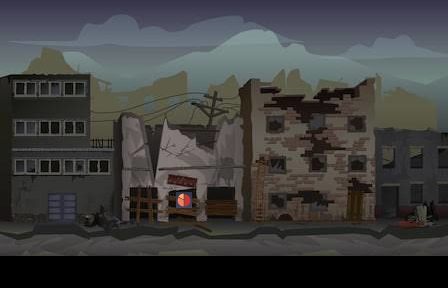

This is a level from a 2D game, rendered from its Tiled map with the project's own tilesets. A one-line summary and the complete map file follow:
An orthogonal 28x18 tile map with 16x16 px tiles, 3 tile layers (bg, obj, d), 1 hidden layer not drawn, 5 tilesets.

<map version="1.4" tiledversion="1.4.3" orientation="orthogonal" renderorder="right-down" width="28" height="18" tilewidth="16" tileheight="16" infinite="0" nextlayerid="9" nextobjectid="1">
 <editorsettings>
  <export target="final_maps/level1/level1.csv" format="csv" />
 </editorsettings>
 <tileset firstgid="1" source="BG.tsx" />
 <tileset firstgid="449" source="WarehouseTileset_Wood.tsx" />
 <tileset firstgid="473" source="main_lev_buildA.tsx" />
 <tileset firstgid="7529" source="pie-chart.tsx" />
 <tileset firstgid="7530" source="../tilesets/WarehouseTileset_Wall.tsx" />
 <layer id="2" name="bg" width="28" height="18">
  <data encoding="csv">
1,2,3,4,5,6,7,8,9,10,11,12,13,14,15,16,17,18,19,20,21,22,23,24,25,26,27,28,
29,30,31,32,33,34,35,36,37,38,39,40,41,42,43,44,45,46,47,48,49,50,51,52,53,54,55,56,
57,58,59,60,61,62,63,64,65,66,67,68,69,70,71,72,73,74,75,76,77,78,79,80,81,82,83,84,
85,86,87,88,89,90,91,92,93,94,95,96,97,98,99,100,101,102,103,104,105,106,107,108,109,110,111,112,
113,114,115,116,117,118,119,120,121,122,123,124,125,126,127,128,129,130,131,132,133,134,135,136,137,138,139,140,
141,142,143,144,145,146,147,148,149,150,151,152,153,154,155,156,157,158,159,160,161,162,163,164,165,166,167,168,
169,170,171,172,173,174,175,176,177,178,179,180,181,182,183,184,185,186,187,188,189,190,191,192,193,194,195,196,
197,198,199,200,201,202,203,204,205,206,207,208,209,210,211,212,213,214,215,216,217,218,219,220,221,222,223,224,
225,226,227,228,229,230,231,232,233,234,235,236,237,238,239,240,241,242,243,244,245,246,247,248,249,250,251,252,
253,254,255,256,257,258,259,260,261,262,263,264,265,266,267,268,269,270,271,272,273,274,275,276,277,278,279,280,
281,282,283,284,285,286,287,288,289,290,291,292,293,294,295,296,297,298,299,300,301,302,303,304,305,306,307,308,
309,310,311,312,313,314,315,316,317,318,319,320,321,322,323,324,325,326,327,328,329,330,331,332,333,334,335,336,
337,338,339,340,341,342,343,344,345,346,347,348,349,350,351,352,353,354,355,356,357,358,359,360,1107,1107,1107,1107,
365,366,367,368,369,370,371,372,373,374,375,376,377,378,379,380,381,382,383,384,385,386,387,388,1191,1191,1191,1191,
393,394,395,396,397,398,399,400,401,402,403,404,405,406,407,408,409,410,411,412,413,414,415,416,417,418,419,420,
421,422,423,424,425,426,427,428,429,430,431,432,433,434,435,436,437,438,439,440,441,442,443,444,445,446,447,448,
0,0,0,0,0,0,0,0,0,0,0,0,0,0,0,0,0,0,0,0,0,0,0,0,0,0,0,0,
0,0,0,0,0,0,0,0,0,0,0,0,0,0,0,0,0,0,0,0,0,0,0,0,0,0,0,0
</data>
 </layer>
 <layer id="4" name="obj" width="28" height="18">
  <data encoding="csv">
1,2,3,4,5,6,7,8,9,10,11,12,13,14,15,16,17,18,19,20,21,22,23,24,25,26,27,28,
29,30,31,32,33,34,35,36,37,38,39,40,41,42,43,44,45,46,47,48,49,50,51,52,53,54,55,56,
57,58,59,60,61,62,63,64,65,66,67,68,69,70,71,72,73,74,75,76,77,78,79,80,81,82,83,84,
85,86,87,88,89,90,91,92,93,94,95,96,97,98,99,100,101,102,103,104,105,106,107,108,109,110,111,112,
113,114,115,116,117,118,119,120,121,122,123,124,125,126,127,128,129,130,131,132,133,134,135,136,137,138,139,140,
141,142,143,144,145,146,147,148,149,150,151,152,153,154,155,156,157,158,159,160,161,162,163,164,165,166,167,168,
169,170,171,172,173,174,175,176,177,178,179,180,181,182,183,184,185,186,187,188,189,190,191,192,193,194,195,196,
197,198,199,200,201,202,203,204,205,206,207,208,209,210,211,212,213,214,215,216,217,218,219,220,221,222,223,224,
225,226,227,228,229,230,231,232,233,234,235,236,237,238,239,240,241,242,243,244,245,246,247,248,249,250,251,252,
253,254,255,256,257,258,259,260,261,262,263,264,265,266,267,268,269,270,271,272,273,274,275,276,277,278,279,280,
281,282,283,284,285,286,287,288,289,290,291,292,293,294,295,296,297,298,299,300,301,302,303,304,305,306,307,308,
309,310,311,312,313,314,315,316,317,318,319,320,321,322,323,324,325,326,327,328,329,330,331,332,333,334,335,336,
337,338,339,340,341,342,343,344,345,346,347,28,349,350,351,352,353,354,355,356,357,358,359,360,361,362,363,364,
365,366,367,368,369,370,371,372,373,374,0,376,377,378,379,380,381,382,383,384,385,386,387,388,389,390,391,392,
393,394,395,396,397,398,399,400,401,402,403,404,405,406,407,408,409,410,411,412,413,414,415,416,417,418,419,420,
421,422,423,424,425,426,427,428,429,430,431,432,433,434,435,436,437,438,439,440,441,442,443,444,445,446,447,448,
0,0,0,0,0,0,0,0,0,0,0,0,0,0,0,0,0,0,0,0,0,0,0,0,0,0,0,0,
0,0,0,0,0,0,0,0,0,0,0,0,0,0,0,0,0,0,0,0,0,0,0,0,0,0,0,0
</data>
 </layer>
 <layer id="8" name="d" width="28" height="18">
  <data encoding="csv">
0,0,0,0,0,0,0,0,0,0,0,0,0,0,0,0,0,0,0,0,0,0,0,0,0,0,0,0,
0,0,0,0,0,0,0,0,0,0,0,0,0,0,0,0,0,0,0,0,0,0,0,0,0,0,0,0,
0,0,0,0,0,0,0,0,0,0,0,0,0,0,0,0,0,0,0,0,0,0,0,0,0,0,0,0,
0,0,0,0,0,0,0,0,0,0,0,0,0,0,0,0,0,0,0,0,0,0,0,0,0,0,0,0,
0,0,0,0,0,0,0,0,0,0,0,0,0,0,0,0,0,0,0,0,0,0,0,0,0,0,0,0,
0,0,0,0,0,0,0,0,0,0,0,0,0,0,0,0,0,0,0,0,0,0,0,0,0,0,0,0,
0,0,0,0,0,0,0,0,0,0,0,0,0,0,0,0,0,0,0,0,0,0,0,0,0,0,0,0,
0,0,0,0,0,0,0,0,0,0,0,0,0,0,0,0,0,0,0,0,0,0,0,0,0,0,0,0,
0,0,0,0,0,0,0,0,0,0,0,0,0,0,0,0,0,0,0,0,0,0,0,0,0,0,0,0,
0,0,0,0,0,0,0,0,0,0,0,0,0,0,0,0,0,0,0,0,0,0,0,0,0,0,0,0,
0,0,0,0,0,0,0,0,0,0,0,0,0,0,0,0,0,0,0,0,0,0,0,0,0,0,0,0,
0,0,0,0,0,0,0,0,0,0,0,0,0,0,0,0,0,0,0,0,0,0,0,0,0,0,0,0,
0,0,0,0,0,0,0,0,0,0,0,7529,0,0,0,0,0,0,0,0,0,0,0,0,0,0,0,0,
0,0,0,0,0,0,0,0,0,0,0,0,0,0,0,0,0,0,0,0,0,0,0,0,0,0,0,0,
0,0,0,0,0,0,0,0,0,0,0,0,0,0,0,0,0,0,0,0,0,0,0,0,0,0,0,0,
0,0,0,0,0,0,0,0,0,0,0,0,0,0,0,0,0,0,0,0,0,0,0,0,0,0,0,0,
0,0,0,0,0,0,0,0,0,0,0,0,0,0,0,0,0,0,0,0,0,0,0,0,0,0,0,0,
0,0,0,0,0,0,0,0,0,0,0,0,0,0,0,0,0,0,0,0,0,0,0,0,0,0,0,0
</data>
 </layer>
 <layer id="1" name="Tile Layer 1" width="28" height="18" visible="0">
  <data encoding="csv">
0,0,0,0,0,0,0,0,0,0,0,0,0,0,0,0,0,0,0,0,0,0,0,0,0,0,0,0,
0,0,0,0,0,0,0,0,0,0,0,0,0,0,0,0,0,0,0,0,0,0,0,0,0,0,0,0,
0,0,0,0,0,0,0,0,0,0,0,0,0,0,0,0,0,0,0,0,0,0,0,0,0,0,0,0,
0,0,0,0,0,0,0,0,0,0,0,0,0,0,0,0,0,0,0,0,0,0,0,0,0,0,0,0,
0,0,0,0,0,0,0,0,0,0,0,0,0,0,0,0,0,0,0,0,0,0,0,0,0,0,0,0,
0,0,0,0,0,0,0,0,0,0,0,0,0,0,0,0,0,0,0,0,0,0,0,0,0,0,0,0,
0,0,0,0,0,0,0,0,0,0,0,0,0,0,0,0,0,0,0,0,0,0,0,0,0,0,0,0,
0,0,0,0,0,0,0,0,0,0,0,0,0,0,0,0,0,0,0,0,0,0,0,0,0,0,6325,1610618398,
0,0,0,0,0,0,0,0,0,0,0,0,0,0,0,0,0,0,0,0,0,0,0,0,0,6325,1610618398,6339,
0,0,0,0,0,0,0,0,0,0,0,0,0,0,0,0,0,0,0,0,0,0,0,0,6325,1610618398,1610618397,6339,
0,0,0,0,0,0,0,0,0,0,0,0,0,0,0,0,0,0,0,0,0,0,0,6325,1610618398,1610618397,6339,6339,
0,0,0,0,0,0,0,0,0,0,0,0,0,0,0,0,0,0,0,0,0,0,6492,1610618398,1610618397,6339,6339,6339,
0,0,0,0,0,0,0,0,0,0,0,0,0,0,0,0,0,0,0,0,0,0,6576,1610618397,6339,6339,6339,6339,
0,0,0,0,0,0,0,0,0,0,0,0,0,0,0,0,0,0,0,0,0,0,0,6745,7084,7085,7086,7086,
0,0,0,0,0,0,0,0,0,0,0,0,0,0,0,0,0,0,0,0,0,0,0,0,0,0,0,0,
0,0,0,0,0,0,0,0,0,0,0,0,0,0,0,0,0,0,0,0,0,0,0,0,0,0,0,0,
3265,3265,3265,3265,3265,3265,3265,3265,3265,3265,3265,3265,3265,3265,3265,3265,3265,3265,3265,3265,3265,3265,3265,3266,3267,3268,3269,3270,
3349,3349,3349,3349,3349,3349,3349,3349,3349,3349,3349,3349,3349,3349,3349,3349,3349,3349,3349,3349,3349,3349,3349,3350,3351,3352,3353,3354
</data>
 </layer>
</map>
